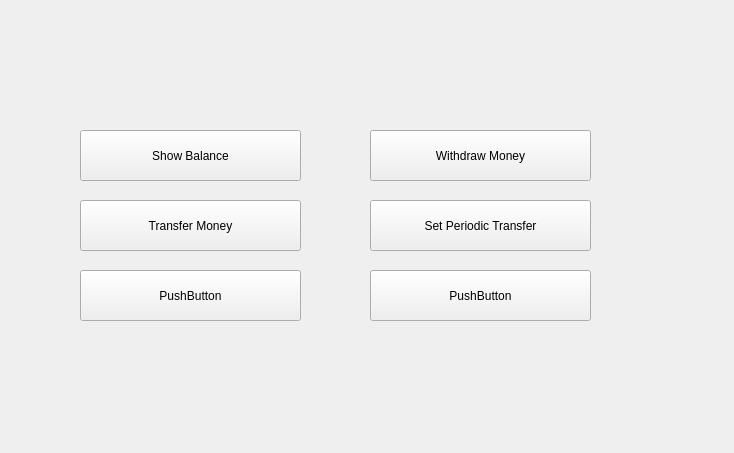
<?xml version="1.0" encoding="UTF-8"?>
<ui version="4.0">
 <class>MenuWidget</class>
 <widget class="QWidget" name="MenuWidget">
  <property name="geometry">
   <rect>
    <x>0</x>
    <y>0</y>
    <width>734</width>
    <height>453</height>
   </rect>
  </property>
  <property name="windowTitle">
   <string>Form</string>
  </property>
  <widget class="QPushButton" name="pushButton">
   <property name="geometry">
    <rect>
     <x>80</x>
     <y>130</y>
     <width>221</width>
     <height>51</height>
    </rect>
   </property>
   <property name="text">
    <string>Show Balance</string>
   </property>
  </widget>
  <widget class="QPushButton" name="pushButton_2">
   <property name="geometry">
    <rect>
     <x>80</x>
     <y>200</y>
     <width>221</width>
     <height>51</height>
    </rect>
   </property>
   <property name="text">
    <string>Transfer Money</string>
   </property>
  </widget>
  <widget class="QPushButton" name="pushButton_3">
   <property name="geometry">
    <rect>
     <x>80</x>
     <y>270</y>
     <width>221</width>
     <height>51</height>
    </rect>
   </property>
   <property name="text">
    <string>PushButton</string>
   </property>
  </widget>
  <widget class="QPushButton" name="pushButton_4">
   <property name="geometry">
    <rect>
     <x>370</x>
     <y>130</y>
     <width>221</width>
     <height>51</height>
    </rect>
   </property>
   <property name="text">
    <string>Withdraw Money</string>
   </property>
  </widget>
  <widget class="QPushButton" name="pushButton_5">
   <property name="geometry">
    <rect>
     <x>370</x>
     <y>200</y>
     <width>221</width>
     <height>51</height>
    </rect>
   </property>
   <property name="text">
    <string>Set Periodic Transfer</string>
   </property>
  </widget>
  <widget class="QPushButton" name="pushButton_6">
   <property name="geometry">
    <rect>
     <x>370</x>
     <y>270</y>
     <width>221</width>
     <height>51</height>
    </rect>
   </property>
   <property name="text">
    <string>PushButton</string>
   </property>
  </widget>
 </widget>
 <resources/>
 <connections/>
</ui>
